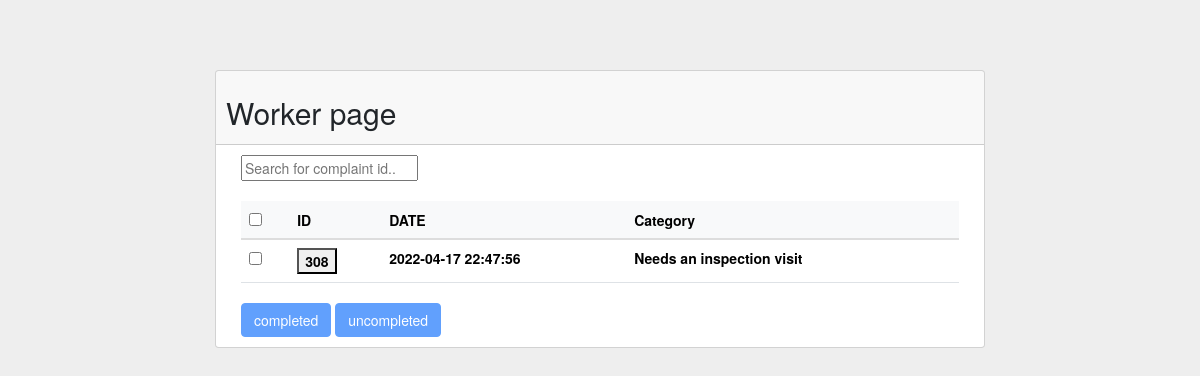
/pages/workerr/anothercopyworkerpage/workerbox.php, run on an earlier commit of the app's database.
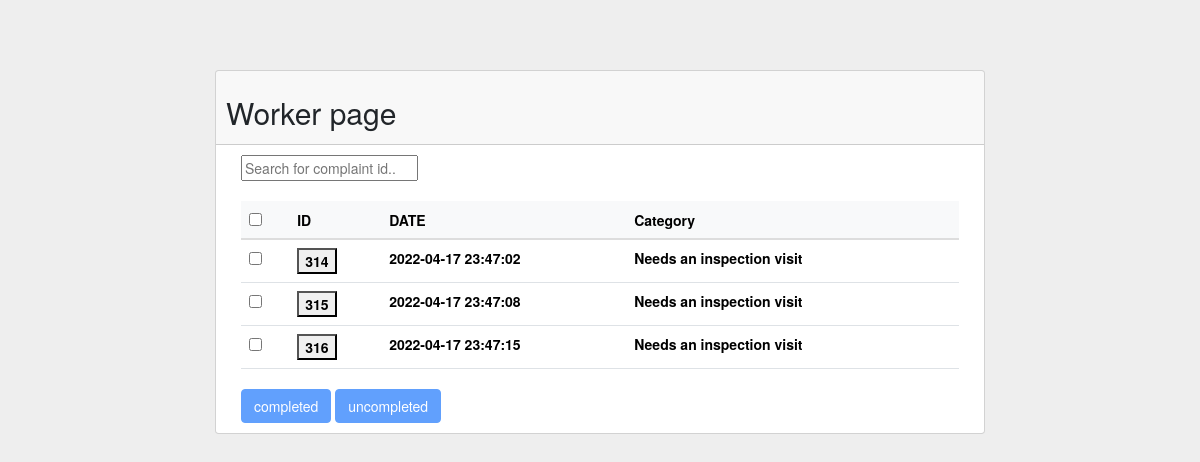
And on a later commit of the database.
### tables this page shows
CREATE TABLE `assign` (
  `userId` int(4) NOT NULL,
  `compliantId` int(11) NOT NULL,
  `saved` int(1) NOT NULL
);

CREATE TABLE `complaint` (
  `complaintId` int(11) NOT NULL,
  `date` timestamp NOT NULL DEFAULT current_timestamp(),
  `category` varchar(50) NOT NULL,
  `status` varchar(20) NOT NULL DEFAULT 'Not Processed',
  `description` varchar(500) DEFAULT NULL,
  `images` text DEFAULT NULL,
  `roomNum` varchar(8) NOT NULL,
  `idofuser` int(4) NOT NULL
);

### pages/workerr/anothercopyworkerpage/workerbox.php (the view, shortened to what this page needs)
<?php
$servername = "localhost";
$username = "root";
$password = "";
$dbname = "muqu";
$con = mysqli_connect($servername, $username, $password, $dbname) or die("Error: " . mysqli_error($con));
$result = @mysqli_query($con, "SELECT * FROM complaint pk, assign fk where pk.complaintId =fk.compliantId and fk.saved='0'   ") or die("Error: " . mysqli_error($con));
?>
<!DOCTYPE html>
<html lang="en">
<head>
  <link href="bootstrap5/css/bootstrap.min.css" rel="stylesheet">
  <link rel="stylesheet" href="https://cdn.jsdelivr.net/npm/bootstrap-select@1.13.14/dist/css/bootstrap-select.min.css">
  <link href="https://cdn.datatables.net/1.10.16/css/jquery.dataTables.min.css" rel="stylesheet"/>
  <link rel="stylesheet" href="http://netdna.bootstrapcdn.com/bootstrap/3.3.2/css/bootstrap.min.css">
</head>
<body>
<header class="navbar navbar-expand-md navbar-dark bd-navbar"></header>
<div class="container-fluid">
    <div class="row justify-content-center">
        <div class="col-md-8">
            <div class="card text-left">
                <div class="card-header"><h2> Worker page</h2></div>
                <div class="card-body">
                    <form method="post" id="form" action="workerbutton.php" class="">
                        <div class="col col-md-12">
                            <input type="text" id="myInput" onkeyup="myFunction()" placeholder="Search for complaint id..">
                            <br/>
                            <br/>
                            <table class="table " id="myTable">
                                <thead class="table-light">
                                <tr>
                                    <th><input type="checkbox" value="bar1" id="select-all" onclick="toggle(this)"/></th>
                                    <th>ID</th>
                                    <th>DATE</th>
                                    <th>Category</th>
                                    <th></th>
                                </tr>
                                </thead>
                                <tbody>
                                <?php while ($row = $result->fetch_assoc()) { ?>
                                    <tr>
                                        <td scope="row"><input name="chk_id[]" type="checkbox"
                                                               onchange="callFunction();callFunction1()"
                                                               onclick="chk(this)" class="chkbox"
                                                               value="<?php echo $row['complaintId']; ?>"/></td>
                                        <?php echo '
                     <td name=name_"' . $row["complaintId"] . '">
                     <button id="YourID" type="button" name=' . $row["complaintId"] . ' value=' . $row["complaintId"] . '
                      class="xc" data-toggle="modal" data-target="#exampleModal"
                       onclick="selectRoomNum(this)"><b>
                     ' . $row["complaintId"] . '</b></button></td>'; ?>
                                        <td><label><?php echo $row['date']; ?></label>
                                        </td>
                                        <td><label><?php echo $row['category']; ?></label>
                                                   value="<?php echo $row['category']; ?>"></td>
                                        <td><input type="hidden" name="chk_wrkid[]"
                                                   value="<?php echo $row['userId']; ?>"></td>
                                    </tr>
                                <?php } ?>
                                </tbody>
                            </table>
                            <input type="submit" value="completed" name="submit" class="btn btn-primary"
                                   disabled="disabled" id="Assign">
                            <input type="button" value="uncompleted" class="btn btn-primary" disabled id=""
                                   data-toggle="modal" disabled data-target="#exampleModal2"
                                   onclick="idcomp();idcomp1()">
                        </div>
                    </form>
                </div>
            </div>
        </div>
    </div>
</div>
</body>
</html>

What changed in the data, as far as the page shows it:
no longer on this page (row edited): assign: compliantId.complaintId "308", compliantId.date "2022-04-17 22:47:56", compliantId.category "Needs an inspection visit"
added assign: compliantId.complaintId "314", compliantId.date "2022-04-17 23:47:02", compliantId.category "Needs an inspection visit"
added assign: compliantId.complaintId "315", compliantId.date "2022-04-17 23:47:08", compliantId.category "Needs an inspection visit"
added assign: compliantId.complaintId "316", compliantId.date "2022-04-17 23:47:15", compliantId.category "Needs an inspection visit"
